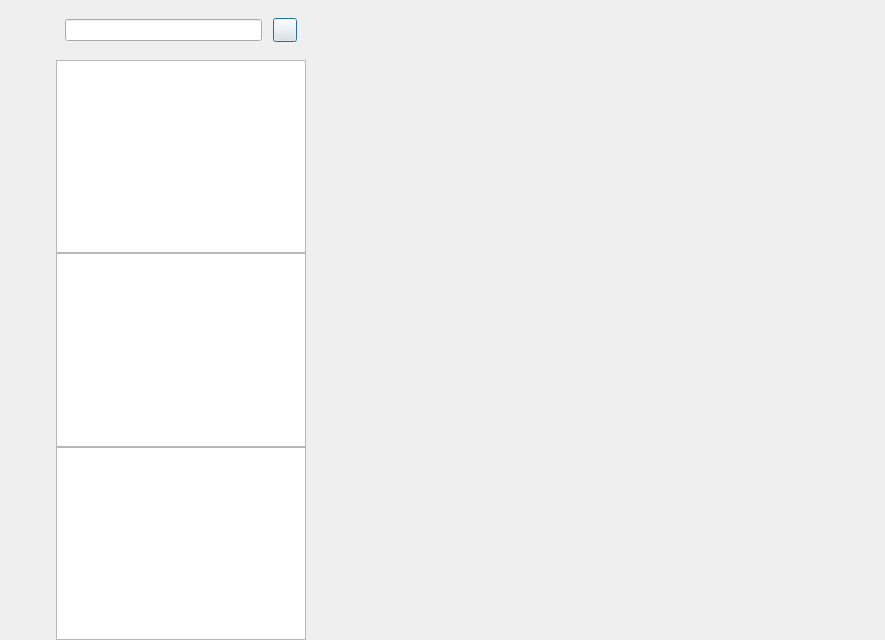
<?xml version="1.0" encoding="UTF-8"?>
<ui version="4.0">
 <class>ChatDialog</class>
 <widget class="QDialog" name="ChatDialog">
  <property name="geometry">
   <rect>
    <x>0</x>
    <y>0</y>
    <width>885</width>
    <height>640</height>
   </rect>
  </property>
  <property name="minimumSize">
   <size>
    <width>885</width>
    <height>640</height>
   </size>
  </property>
  <property name="maximumSize">
   <size>
    <width>16777215</width>
    <height>16777215</height>
   </size>
  </property>
  <property name="windowTitle">
   <string>Dialog</string>
  </property>
  <layout class="QHBoxLayout" name="horizontalLayout">
   <property name="spacing">
    <number>0</number>
   </property>
   <property name="leftMargin">
    <number>0</number>
   </property>
   <property name="topMargin">
    <number>0</number>
   </property>
   <property name="rightMargin">
    <number>0</number>
   </property>
   <property name="bottomMargin">
    <number>0</number>
   </property>
   <item>
    <widget class="QWidget" name="widget_side_bar" native="true">
     <property name="sizePolicy">
      <sizepolicy hsizetype="Fixed" vsizetype="Expanding">
       <horstretch>0</horstretch>
       <verstretch>0</verstretch>
      </sizepolicy>
     </property>
     <property name="minimumSize">
      <size>
       <width>56</width>
       <height>56</height>
      </size>
     </property>
     <property name="maximumSize">
      <size>
       <width>56</width>
       <height>16777215</height>
      </size>
     </property>
     <layout class="QVBoxLayout" name="verticalLayout">
      <property name="leftMargin">
       <number>10</number>
      </property>
      <property name="topMargin">
       <number>30</number>
      </property>
      <property name="rightMargin">
       <number>0</number>
      </property>
      <property name="bottomMargin">
       <number>0</number>
      </property>
      <item>
       <widget class="QWidget" name="widget" native="true">
        <layout class="QVBoxLayout" name="verticalLayout_3">
         <property name="spacing">
          <number>30</number>
         </property>
         <property name="leftMargin">
          <number>0</number>
         </property>
         <property name="topMargin">
          <number>0</number>
         </property>
         <property name="rightMargin">
          <number>0</number>
         </property>
         <property name="bottomMargin">
          <number>0</number>
         </property>
         <item>
          <widget class="QLabel" name="lab_side_avatar">
           <property name="minimumSize">
            <size>
             <width>30</width>
             <height>30</height>
            </size>
           </property>
           <property name="maximumSize">
            <size>
             <width>30</width>
             <height>30</height>
            </size>
           </property>
           <property name="text">
            <string/>
           </property>
          </widget>
         </item>
         <item>
          <widget class="StateWidget" name="lab_side_chat" native="true">
           <property name="minimumSize">
            <size>
             <width>30</width>
             <height>30</height>
            </size>
           </property>
           <property name="maximumSize">
            <size>
             <width>30</width>
             <height>30</height>
            </size>
           </property>
          </widget>
         </item>
         <item>
          <widget class="StateWidget" name="lab_side_contact" native="true">
           <property name="minimumSize">
            <size>
             <width>30</width>
             <height>30</height>
            </size>
           </property>
           <property name="maximumSize">
            <size>
             <width>30</width>
             <height>30</height>
            </size>
           </property>
          </widget>
         </item>
        </layout>
       </widget>
      </item>
      <item>
       <spacer name="verticalSpacer">
        <property name="orientation">
         <enum>Qt::Vertical</enum>
        </property>
        <property name="sizeHint" stdset="0">
         <size>
          <width>20</width>
          <height>40</height>
         </size>
        </property>
       </spacer>
      </item>
     </layout>
    </widget>
   </item>
   <item>
    <widget class="QWidget" name="widget_chat_user" native="true">
     <property name="maximumSize">
      <size>
       <width>250</width>
       <height>16777215</height>
      </size>
     </property>
     <layout class="QVBoxLayout" name="verticalLayout_2">
      <property name="spacing">
       <number>0</number>
      </property>
      <property name="leftMargin">
       <number>0</number>
      </property>
      <property name="topMargin">
       <number>0</number>
      </property>
      <property name="rightMargin">
       <number>0</number>
      </property>
      <property name="bottomMargin">
       <number>0</number>
      </property>
      <item>
       <widget class="QWidget" name="widget_search" native="true">
        <property name="minimumSize">
         <size>
          <width>0</width>
          <height>60</height>
         </size>
        </property>
        <property name="maximumSize">
         <size>
          <width>16777215</width>
          <height>60</height>
         </size>
        </property>
        <layout class="QHBoxLayout" name="horizontalLayout_2">
         <item>
          <widget class="CustomizeEdit" name="edit_search"/>
         </item>
         <item>
          <spacer name="horizontalSpacer">
           <property name="orientation">
            <enum>Qt::Horizontal</enum>
           </property>
           <property name="sizeType">
            <enum>QSizePolicy::Fixed</enum>
           </property>
           <property name="sizeHint" stdset="0">
            <size>
             <width>5</width>
             <height>20</height>
            </size>
           </property>
          </spacer>
         </item>
         <item>
          <widget class="ClickedBtn" name="btn_add">
           <property name="minimumSize">
            <size>
             <width>24</width>
             <height>24</height>
            </size>
           </property>
           <property name="maximumSize">
            <size>
             <width>24</width>
             <height>24</height>
            </size>
           </property>
           <property name="text">
            <string/>
           </property>
          </widget>
         </item>
        </layout>
       </widget>
      </item>
      <item>
       <widget class="ChatUserList" name="list_chat_user"/>
      </item>
      <item>
       <widget class="SearchList" name="list_search"/>
      </item>
      <item>
       <widget class="QListWidget" name="list_contact"/>
      </item>
     </layout>
    </widget>
   </item>
   <item>
    <widget class="QStackedWidget" name="stackedWidget">
     <widget class="ChatPage" name="page_chat"/>
     <widget class="QWidget" name="page_friend_apply"/>
    </widget>
   </item>
  </layout>
 </widget>
 <customwidgets>
  <customwidget>
   <class>ClickedBtn</class>
   <extends>QPushButton</extends>
   <header location="global">clickedbtn.h</header>
  </customwidget>
  <customwidget>
   <class>CustomizeEdit</class>
   <extends>QLineEdit</extends>
   <header location="global">customizeedit.h</header>
  </customwidget>
  <customwidget>
   <class>ChatUserList</class>
   <extends>QListWidget</extends>
   <header location="global">chatuserlist.h</header>
  </customwidget>
  <customwidget>
   <class>ChatPage</class>
   <extends>QWidget</extends>
   <header location="global">chatpage.h</header>
   <container>1</container>
  </customwidget>
  <customwidget>
   <class>StateWidget</class>
   <extends>QWidget</extends>
   <header>statewidget.h</header>
   <container>1</container>
  </customwidget>
  <customwidget>
   <class>SearchList</class>
   <extends>QListWidget</extends>
   <header>searchlist.h</header>
  </customwidget>
 </customwidgets>
 <resources/>
 <connections/>
</ui>
